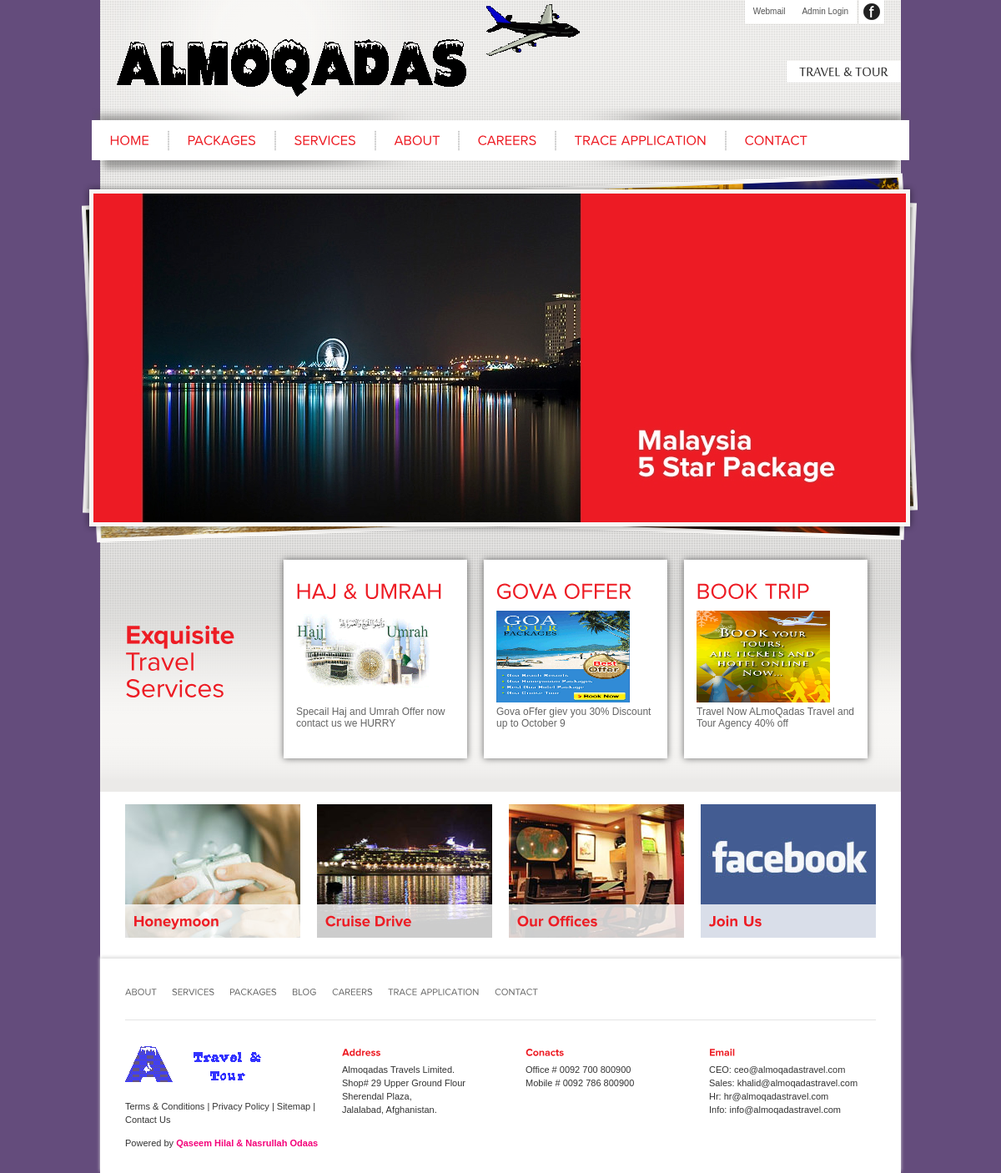
Before: / with the older database file.
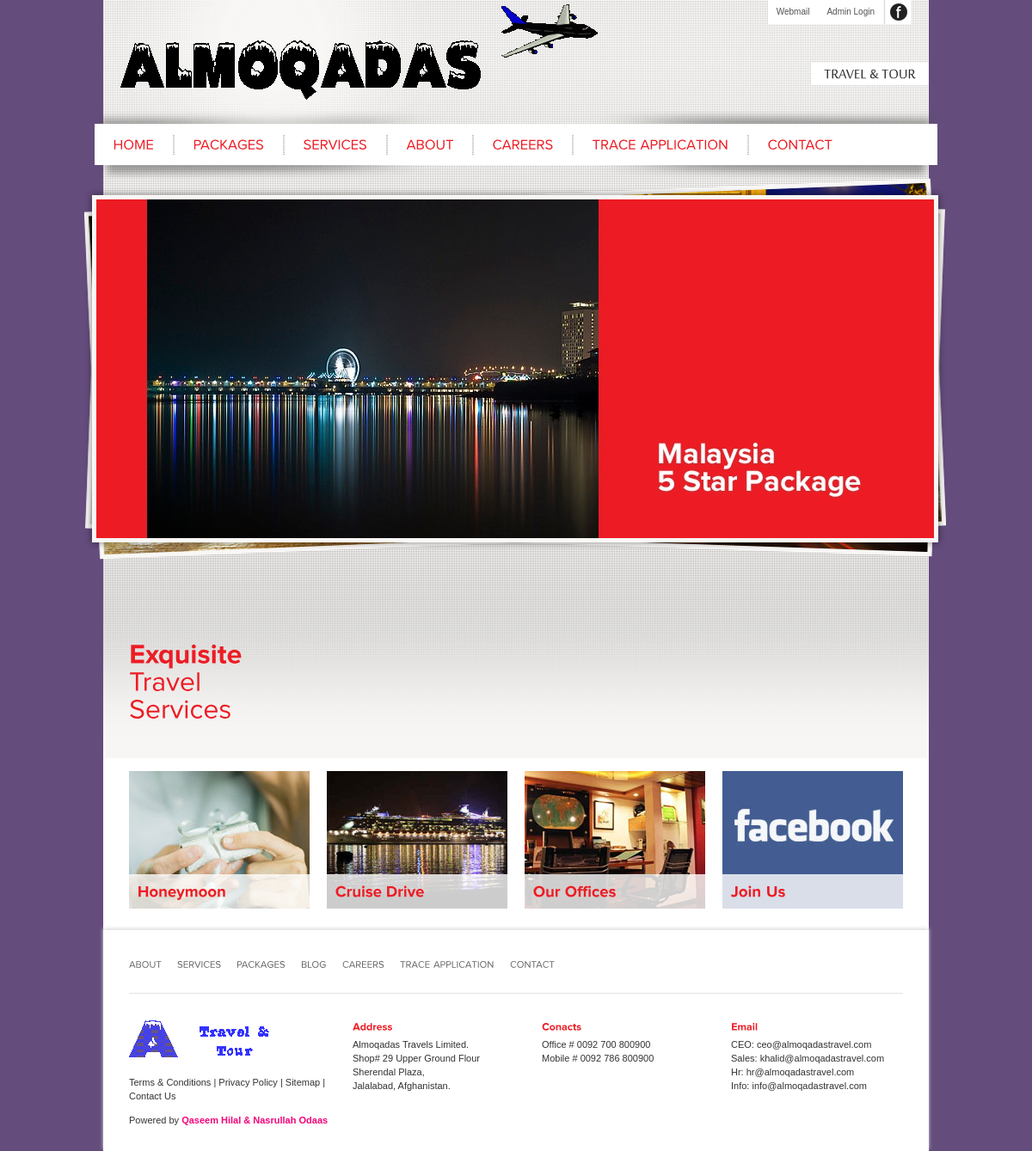
After: the same page with the newer database file.
### tables this page shows
CREATE TABLE `pages` (
  `page_id` int(100) NOT NULL auto_increment,
  `title` varchar(100) NOT NULL,
  `description` text NOT NULL,
  `page_type` varchar(100) NOT NULL,
  `picture` varchar(100) NOT NULL,
  `date` timestamp NOT NULL default CURRENT_TIMESTAMP,
  PRIMARY KEY  (`page_id`)
);

### index.php (the view)
<!DOCTYPE html PUBLIC "-//W3C//DTD XHTML 1.0 Strict//EN" "http://www.w3.org/TR/xhtml1/DTD/xhtml1-strict.dtd">
<html xmlns="http://www.w3.org/1999/xhtml">
<head>
<?php require('inc_head.php'); ?>
</head>
<body>
<div class="wrapper">
    <?php require('inc_top.php'); ?>
        <?php include('inc_menu.php'); ?>
        <?php include('inc_home_slider.php'); ?>
    	<div class="main_content">
    	<h1><strong>Exquisite </strong>Travel Services</h1>
        <div>
        <?php
		include ("admin/connection/connection.php");
	$sql=mysqli_query($con,
	"SELECT * FROM pages WHERE page_type='news' order by page_id desc LIMIT 0,3 ") or die(mysqli_error($con));
	while($resultP=mysqli_fetch_array($sql)) { ?>
        <div class="col">
        	<h2><?php echo $resultP['title']; ?></h2>
           <p><img src="admin/uploaded/<?php  echo $resultP['picture']; ?>" width="160" height="110"></p>
		   <?php echo $resultP['description']; ?></p>
        </div>
        <?php } ?>
        </div>
   	</div>
    <div class="main_actions">
    	<a href="javascript:;" class="honeymoon"><span>Honeymoon</span></a>
    	<a href="javascript:;" class="cruise-drive"><span>Cruise Drive</span></a>
    	<a href="javascript:;" class="our-offices"><span>Our Offices</span></a>
    	<a href="javascript:;" class="facebook last"><span>Join Us</span></a>
    </div>
    <?php include('inc_footer.php'); ?>
</div>
</body>
</html>

### inc_head.php (shortened to what this page needs)
<link rel="stylesheet" media="screen" href="assets/styles/style.css" />

### inc_top.php
<div class="top">
    	<div class="logo"><a href="index.php"><img src="media/logo.png" alt="Gohar" /></a></div>
        <ul class="top_menu">
   <li><a href="http://webmail.almoqadastravel.com/" title="Webmail Login">Webmail</a></li>
   <li><a href="admin/index.php" title="Admin Login">Admin Login</a></li>
   <li class="special"><a href="http://www.facebook.com/almoqadastravel" target="_blank" class="facebook"><span>facebook</span></a></li>
  </ul>
   <div class="site_tagline">TRAVEL & TOUR</div>
   <div class="" align="center"><img src="admin/images/ap (2).gif" /></div>
            </div>

### inc_menu.php
<div class="site_menu">
        <ul>
                        <li><a href="index.php" title="Home Page">Home</a></li>
                         <li><a href="packages.php" title="Packages">Packages</a></li>
                         <li><a href="services.php" title="Services">Services</a></li>
                        <li><a href="about.php" title="About">About</a></li>
                        <li><a href="careers.php" title="Careers">Careers</a></li>
                        <li><a href="traceapplication.php" title="traceapplication">Trace Application</a></li>
                        <li class="last"><a href="contact.php" title="Contact">Contact</a></li>
            		</ul>
	</div>

### inc_home_slider.php (shortened to what this page needs)
<ul id="home_images">
		                <li><img src="media/data_files/home_images/1305719383_image_.jpg" alt="" width="974" height="394" /></li>
                    </ul>

### admin/connection/connection.php (shortened to what this page needs)
<!DOCTYPE html PUBLIC "-//W3C//DTD XHTML 1.0 Transitional//EN" "http://www.w3.org/TR/xhtml1/DTD/xhtml1-transitional.dtd">
<html xmlns="http://www.w3.org/1999/xhtml">
<head>
</head>
<body>
</body>
</html>

### inc_footer.php
<div class="footer">
            	<ul>
                    		<li><a href="about.php" title="About">About</a></li>
            		<li><a href="services.php" title="Services">Services</a></li>
            		<li><a href="packages.php" title="Packages">Packages</a></li>
            		<li><a href="javascript:;" title="Blog">Blog</a></li>
            		<li><a href="careers.php" title="Careers">Careers</a></li>
                        <li><a href="traceapplication.php" title="traceapplication">Trace Application</a></li>
            		<li><a href="contact.php" title="Contact">Contact</a></li>
                </ul>
              <div class="col first">
        	<a href="index.html"><img src="media/logo-small.gif" alt="Shirazi Travels & Tours" /></a><br /><br />
        	<a href="term&condition.php">Terms &amp; Conditions</a> | <a href="#">Privacy Policy</a> | <a href="sitemap.php">Sitemap</a> | <a href="contact.php">Contact Us</a>
        </div>
        <div class="col">
            <h4>Address</h4>
            Almoqadas Travels  Limited. <br />
            Shop# 29 Upper Ground Flour  <br />Sherendal Plaza, <br />
            Jalalabad, Afghanistan.<br /><br />
        </div>
        <div class="col">
            <h4>Conacts</h4>
           Office # 0092 700 800900 <br />
           Mobile # 0092 786 800900
            <br />
        </div>
        <div class="col">
        	<h4>Email</h4>
           CEO: ceo@almoqadastravel.com<br>
           Sales: khalid@almoqadastravel.com<br>
           Hr: hr@almoqadastravel.com<br>
           Info: info@almoqadastravel.com<br>
            <br />
        </div>
        <p><a href="http://www.ostaad.com" target="_blank">Powered by <strong>Qaseem Hilal & Nasrullah Odaas</strong></a></p>
    </div>

### assets/styles/style.css (style rules this page uses)
* { margin: 0; padding: 0; }
html { overflow: -moz-scrollbars-vertical; }
body { color: #646464; font: normal 12px "Verdana", sans-serif; background-color: #644C7C; text-align: center; }
a, a:hover { color: #646464; text-decoration: none; outline: none; }
a img { border: 0px; }
.wrapper { width: 960px; background: url('../../media/wrapper-bg.gif') repeat-x #ebeae8; margin: 0 auto; text-align: left; }
.top { overflow: hidden; width: 920px; background: url('../../media/top-bg.png') no-repeat -50px -25px; padding: 0 20px 25px; margin-bottom: -15px; position: relative; z-index:10; }
.logo { float: left; width: 220px; padding-top: 25px; margin-right: 20px; text-align: center; }
ul.top_menu { float: right; list-style: none; text-align: right; line-height: 1; font-size: 10px; }
ul.top_menu li { float: left; padding: 9px 10px; background-color: #fff; }
ul.top_menu li.special { padding: 4px 5px; margin-left: 3px; }
ul.top_menu li.special a { display: block; width: 20px; height: 20px; background-repeat: no-repeat; }
ul.top_menu li.special a.facebook { background-image: url('../../media/facebook.gif'); }
ul.top_menu li a { color: #505050; }
.site_tagline { clear: right; float: right; padding: 2px 15px; margin: 45px -20px 0 0; background-color: #fff; font-size: 20px; color: #303030; line-height: 1; }
.site_menu { background: url('../../media/site-menu-bg.png') no-repeat center; padding: 15px 0 15px 0; margin: 0 -10px; position: relative; z-index: 1; }
.site_menu ul { list-style: none; overflow: hidden; width: 980px; background-color: #fff; font-size: 16px; text-transform: uppercase; }
.site_menu ul li { float: left; background: url('../../media/site-menu-separator.gif') no-repeat center right; padding-right: 1px; }
.site_menu ul li, .site_menu ul li a { color: #ed1c24; }
.site_menu ul li a { float: left; padding: 15px 22px; }
.site_menu ul li.last { background: none; padding: 0; }
ul#home_images { list-style: none; background: url('../../media/home-slide-bg.png') no-repeat; font-size: 1px; width: 974px; height: 394px; padding: 25px 14px; margin: 0 -22px; }
.main_content { overflow: hidden; width: 900px; padding: 20px 30px 40px; }
.main_content h1 { float: left; width: 160px; padding: 75px 20px 0 0; color: #ed1c24; font-size: 32px; font-weight: normal; line-height: 24px; }
.main_actions { overflow: hidden; width: 900px; padding: 15px 30px 25px; background-color: #fff; }
.main_actions a { float: left; width: 210px; height: 40px; padding-top: 120px; margin-right: 20px; line-height: 40px; background-repeat: no-repeat; color: #ed1c24; font-size: 18px; font-weight: bold; }
.main_actions a span { display: block; background-color: rgba(255,255,255,0.80); padding: 0 10px; }
.main_actions a.honeymoon { background-image: url('../../media/honeymoon.jpg'); }
.main_actions a.cruise-drive { background-image: url('../../media/cruise-drive.jpg'); }
.main_actions a.our-offices { background-image: url('../../media/our-offices.jpg'); }
.main_actions a.facebook { background-image: url('../../media/facebook.jpg'); }
.main_actions a.last { margin: 0; }
.footer { overflow: hidden; width: 900px; padding: 30px; background-color: #fff; box-shadow: 0 -2px 4px #dedede; -moz-box-shadow: 0 -2px 4px #dedede; -webkit-box-shadow: 0 -2px 4px #dedede; font-size: 11px; }
.footer, .footer a { color: #333; }
.footer h4 { color: #ed1c24; font-size: 12px; margin-bottom: 5px; }
.footer ul { list-style: none; border-bottom: 1px solid #e4e4e4; padding-bottom: 25px; margin-bottom: 30px; }
.footer ul li { line-height: 18px; display: inline; text-transform: uppercase; margin-right: 15px; }
.footer ul li a { color: #646464; }
.footer .col { float: left; width: 200px; margin-left: 20px; line-height: 16px; }
.footer .first { width: 240px; margin: 0; }
.footer p { clear: both; padding-top: 10px; }
.footer p a strong { color: #f4037a; }
.main_content h2 { font-size: 26px; color: #ed1c24; line-height: 18px; font-weight: normal; margin-bottom: 10px; }
.main_content p { line-height: 18px; font-size: 14px; margin-top: 10px; }
.main_content .col { float: left; width: 190px; padding: 25px 15px; margin: 0 10px; box-shadow: 0 0 8px #676767; -moz-box-shadow: 0 0 8px #676767; -webkit-box-shadow: 0 0 8px #676767; background-color: #fff; }

Changed rows visible on the page:
removed pages: picture (picture), description "Specail Haj and Umrah Offer now contact us we HURRY"
removed pages: picture (picture), description "Gova oFfer giev you 30% Discount up to October 9"
removed pages: picture (picture), description "Travel Now ALmoQadas Travel and Tour Agency 40% off"
